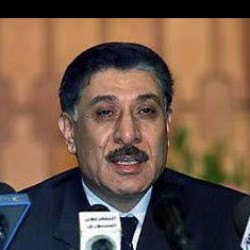
#> input picture 5.OpenCV/test_images/33C8EE.jpg, 250 x 250 px, found by its file name
$ python task1.py
#> lines starting #> are read from the running program, lines starting #| are printed output that depends on the picture
import cv2
import matplotlib.pyplot as plt

#Blur function
image_path = '/Users/astafivalentina/PycharmProjects/AILabs/5.OpenCV/test_images/33C8EE.jpg'

def blur_image(input_path, output_path=None, kernel_size=(5, 5), sigmaX=30):
#> called with kernel_size = (15, 15), sigmaX = 0
    image = cv2.imread(input_path)
#> image is the input picture: shape (250, 250, 3); mean B, G, R 71.5, 85.3, 109.1

    blurred_image = cv2.GaussianBlur(image, kernel_size, sigmaX)
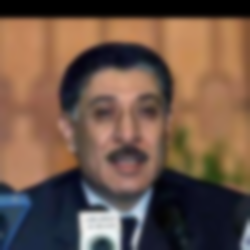
#> blurred_image: shape (250, 250, 3); mean B, G, R 71.5, 85.3, 109.1
    plt.figure(figsize=(12, 6))

    plt.subplot(1, 2, 1)
    plt.imshow(cv2.cvtColor(image, cv2.COLOR_BGR2RGB))
    plt.title('Original image')

    plt.subplot(1, 2, 2)
    plt.imshow(cv2.cvtColor(blurred_image, cv2.COLOR_BGR2RGB))
    plt.title('Blurred image')

    plt.show()
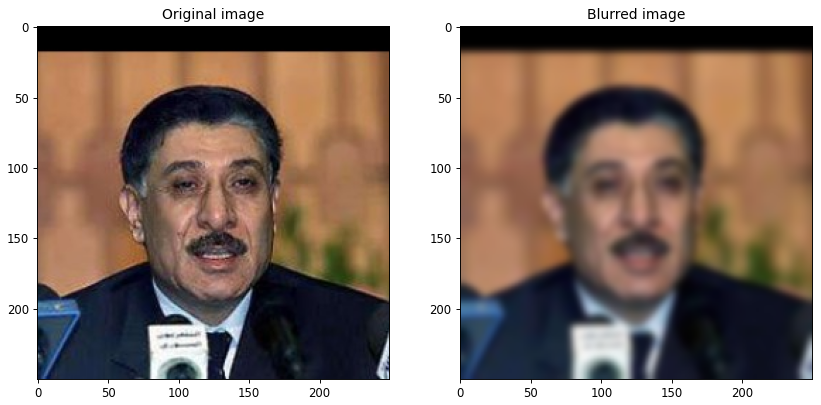
#> figure drawn by matplotlib, 2 panels

    if output_path:
        cv2.imwrite(output_path, blurred_image)

blur_image(image_path, output_path='/Users/astafivalentina/PycharmProjects/AILabs/5.OpenCV/image_tasks/image_task_1_blurred.jpg', kernel_size=(15, 15), sigmaX=0)

# Sharpening function

image_path = '/Users/astafivalentina/PycharmProjects/AILabs/5.OpenCV/test_images/4CA327.jpg'
def sharpen_image(input_path, output_path=None, strength=2):

#> called with strength = 2
    image = cv2.imread(input_path)
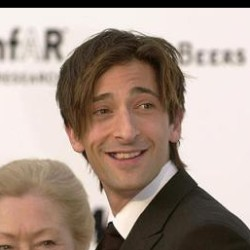
#> input picture 5.OpenCV/test_images/4CA327.jpg, 250 x 250 px, found by its file name
#> image is the input picture: shape (250, 250, 3); mean B, G, R 136.9, 148.3, 166.4
    blurred_image = cv2.GaussianBlur(image, (0, 0), 10)
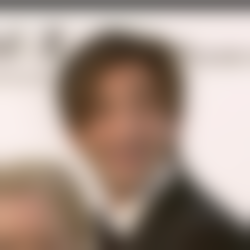
#> blurred_image: shape (250, 250, 3); mean B, G, R 137.1, 148.5, 166.6

    sharpened_image = cv2.addWeighted(image, 1.5 + strength, blurred_image, -strength, 0)
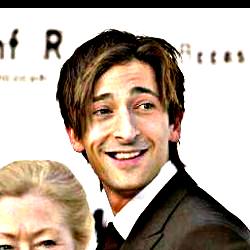
#> sharpened_image: shape (250, 250, 3); mean B, G, R 156.5, 169.6, 184.7
    plt.figure(figsize=(10, 5))

    plt.subplot(1, 2, 1)
    plt.imshow(cv2.cvtColor(image, cv2.COLOR_BGR2RGB))
    plt.title('Original image')

    plt.subplot(1, 2, 2)
    plt.imshow(cv2.cvtColor(sharpened_image, cv2.COLOR_BGR2RGB))
    plt.title('Sharpened image')

    plt.show()
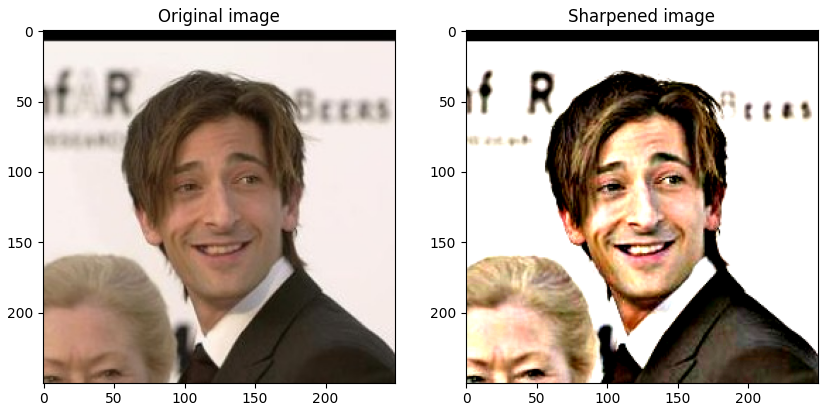
#> figure drawn by matplotlib, 2 panels

    if output_path:
        cv2.imwrite(output_path, sharpened_image)

sharpen_image(image_path, output_path='/Users/astafivalentina/PycharmProjects/AILabs/5.OpenCV/image_tasks/image_task_1_sharpened.jpg', strength=2.0)
